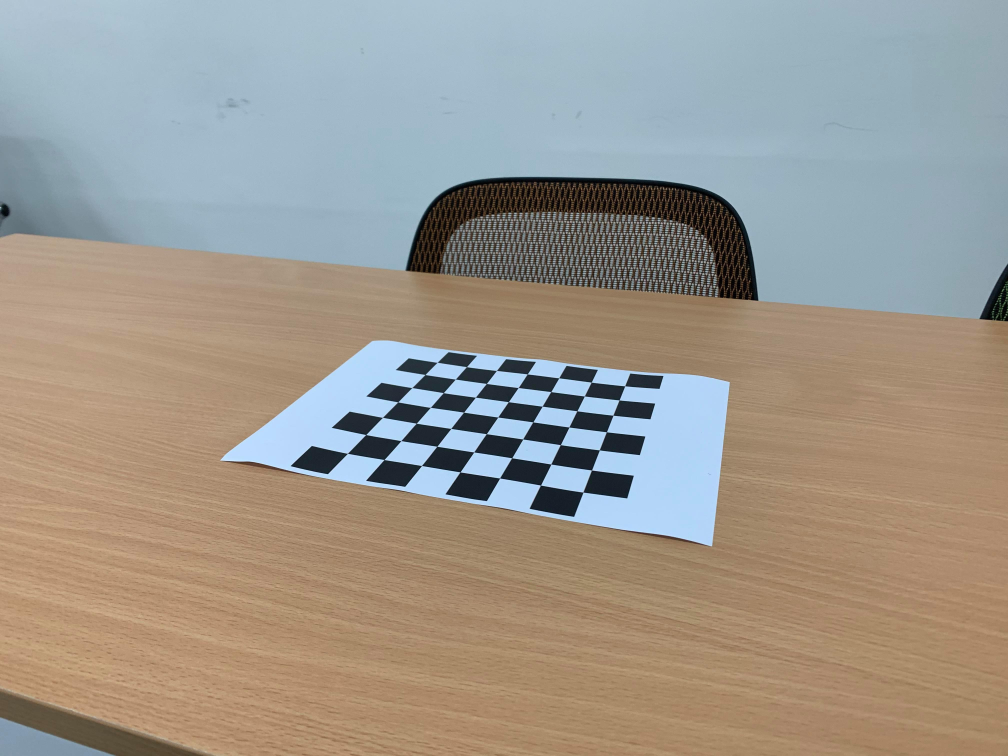
#> input picture Lab1/data_one-sided/0000.jpg, 4032 x 3024 px (shown at 1/4 size); its folder holds only this picture in this run
$ jupyter execute --allow-errors camera_calibration.ipynb
#> lines starting #> are read from the running program, lines starting #| are printed output that depends on the picture
[cell 1]
import numpy as np
import cv2
import glob
import matplotlib.pyplot as plt
import camera_calibration_show_extrinsics as show
from PIL import Image

[cell 2]
# prepare object points, like (0,0,0), (1,0,0), (2,0,0) ....,(6,5,0)
# (8,6) is for the given testing images.
# If you use the another data (e.g. pictures you take by your smartphone),
# you need to set the corresponding numbers.
corner_x = 7
corner_y = 7
objp = np.zeros((corner_x*corner_y,3), np.float32)
objp[:,:2] = np.mgrid[0:corner_x, 0:corner_y].T.reshape(-1,2)

# Arrays to store object points and image points from all the images.
objpoints = [] # 3d points in real world space
imgpoints = [] # 2d points in image plane.

# Make a list of calibration images
images = glob.glob('data_one-sided/*.jpg')

# Step through the list and search for chessboard corners
print('Start finding chessboard corners...')
for idx, fname in enumerate(images):
    img = cv2.imread(fname)
#> img is the input picture: shape (3024, 4032, 3); mean B, G, R 142.1, 151.4, 157.7
    gray = cv2.cvtColor(img, cv2.COLOR_BGR2GRAY)
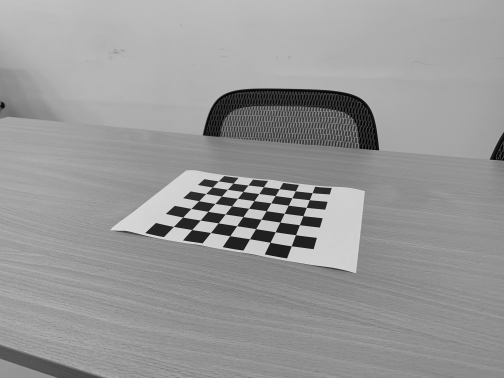
#> gray: shape (3024, 4032) (shown at 1/8 size); min 0, max 246, mean 152.2
    plt.imshow(gray)

    #Find the chessboard corners
    print('find the chessboard corners of',fname)
    ret, corners = cv2.findChessboardCorners(gray, (corner_x,corner_y), None)
#> ret = True; corners = 49 rows, first 8: [1391, 1814.4], [1464.7, 1739.7], [1531.2, 1670.6], [1592.6, 1609.1], [1648.4, 1551.7], [1701.4, 1499.6], [1749.5, 1450.6], [1537.6, 1839.6]

    # If found, add object points, image points
    if ret == True:
        objpoints.append(objp)
        imgpoints.append(corners)

        # Draw and display the corners
        cv2.drawChessboardCorners(img, (corner_x,corner_y), corners, ret)
        plt.imshow(img)
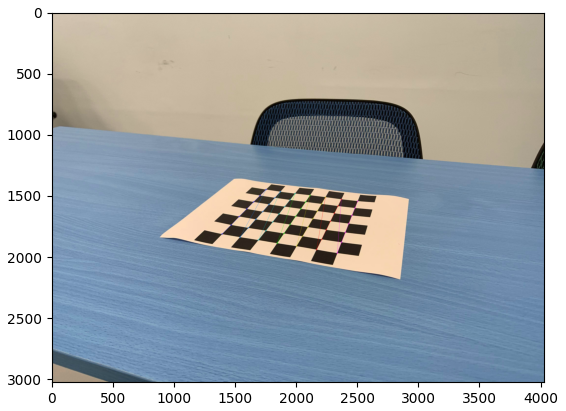
#> figure drawn by matplotlib, 1 panel; B, G, R data is drawn as R, G, B

[cell 3]
#######################################################################################################
#                                Homework 1 Camera Calibration                                        #
#               You need to implement camera calibration(02-camera p.76-80) here.                     #
#   DO NOT use the function directly, you need to write your own calibration function from scratch.   #
#                                          H I N T                                                    #
#                        1.Use the points in each images to find Hi                                   #
#                        2.Use Hi to find out the intrinsic matrix K                                  #
#                        3.Find out the extrensics matrix of each images.                             #
#######################################################################################################

[cell 4]
print('Camera calibration...')
img_size = (img.shape[1], img.shape[0])
# You need to comment these functions and write your calibration function from scratch.
# Notice that rvecs is rotation vector, not the rotation matrix, and tvecs is translation vector.
# In practice, you'll derive extrinsics matrixes directly. The shape must be [pts_num,3,4], and use them to plot.
ret, mtx, dist, rvecs, tvecs = cv2.calibrateCamera(objpoints, imgpoints, img_size,None,None)
#> ret = 0.973; mtx = [[2550.1, 0, 2085.4], [0, 1762.3, 1511.2], [0, 0, 1]]; dist = [[0.12, -0.0896, -0.0395, 0.0141, 1.59]]; rvecs = ([-0.782, -0.599, -1.19],); tvecs = ([-4.36, 2.79, 15.77],)
Vr = np.array(rvecs)
#> Vr = [-0.782, -0.599, -1.19]
Tr = np.array(tvecs)
#> Tr = [-4.36, 2.79, 15.77]
extrinsics = np.concatenate((Vr, Tr), axis=1).reshape(-1,6)
#> extrinsics = [[-0.782, -0.599, -1.19, -4.36, 2.79, 15.77]]

[cell 5]
def CameraCalibrate(objpoints, imgpoints, corner_x, corner_y):
    # Build Homography H
#> called with corner_x = 7, corner_y = 7
    H = []
    for objp, imgp in zip(objpoints, imgpoints):
        P = np.zeros((corner_x*corner_y*2,9))
        for i in range(corner_x*corner_y):
            P[i*2] = [objp[i,0],objp[i,1],1,0,0,0,-imgp[i,0,0]*objp[i,0],-imgp[i,0,0]*objp[i,1],-imgp[i,0,0]*1]
            P[i*2+1] = [0,0,0,objp[i,0],objp[i,1],1,-imgp[i,0,1]*objp[i,0],-imgp[i,0,1]*objp[i,1],-imgp[i,0,1]*1]
        U,D,V = np.linalg.svd(P)
        m = V.T[:,-1]
        m = m/m[-1]
        H.append(m.reshape((3,3)))
#> this loop made 1 pass
#> pass 1, in CameraCalibrate, `U,D,V = np.linalg.svd(P)`:
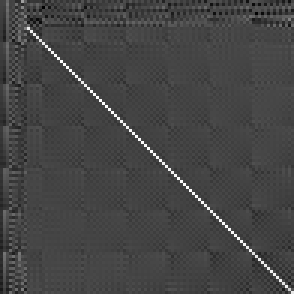
#> U: shape (98, 98) float64 (shown 3 times larger); min -0.359, max 0.969, mean -0.000422; drawn with min black and max white
#> after the loop, H = [[[139.3, 123, 1392.4], [5.99, -2.53, 1814.1], [0.0456, -0.0145, 1]]]

    # V for Vb=0
    V = np.zeros((len(H)*2,6))
#> V = [[0, 0, 0, 0, 0, 0], [0, 0, 0, 0, 0, 0]]
    for i,h in enumerate(H):
        V[i*2] = [
            h[0,0]*h[0,1],
            h[0,0]*h[1,1]+h[1,0]*h[0,1],
            h[1,0]*h[1,1],
            h[2,0]*h[0,1]+h[0,0]*h[2,1],
            h[2,0]*h[1,1]+h[1,0]*h[2,1],
            h[2,0]*h[2,1]
        ]
        V[i*2+1] = [
            h[0,0]*h[0,0]-h[0,1]*h[0,1],
            (h[0,0]*h[1,0]-h[0,1]*h[1,1])*2,
            h[1,0]*h[1,0]-h[1,1]*h[1,1],
            (h[2,0]*h[0,0]-h[2,1]*h[0,1])*2,
            (h[2,0]*h[1,0]-h[1,1]*h[2,1])*2,
            h[2,0]*h[2,0]-h[2,1]*h[2,1]
        ]
#> after the loop, V = [[17127.8, 384.3, -15.12, 3.6, -0.202, -0.00066], [4275.7, 2288.4, 29.45, 16.27, 0.473, 0.00187]]
    U,D,V = np.linalg.svd(V)
#> U = [[-0.969, -0.248], [-0.248, 0.969]]; D = [17678.1, 2124.5]; V = [[-0.999, -0.0532, 0.000414, -0.000426, 4.41e-06, 9.85e-09], [-0.0532, 0.998, 0.0152, 0.007, 0.000239, 9.31e-07], [0.00122, -0.0152, 1, -5.3e-05, -1.82e-06, -7.07e-09], [-5.28e-05, -0.00701, -5.31e-05, 1, -8.37e-07, -3.26e-09], [1.71e-05, -0.000239, -1.82e-06, -8.36e-07, 1, -1.11e-10], [5.94e-08, -9.29e-07, -7.08e-09, -3.25e-09, -1.11e-10, 1]]
    b = V.T[:,-1]
#> b = [5.94e-08, -9.29e-07, -7.08e-09, -3.25e-09, -1.11e-10, 1]
    B = np.array([
        [b[0],b[1],b[3]],
        [b[1],b[2],b[4]],
        [b[3],b[4],b[5]]
    ])
#> B = [[5.94e-08, -9.29e-07, -3.25e-09], [-9.29e-07, -7.08e-09, -1.11e-10], [-3.25e-09, -1.11e-10, 1]]
    # intrinsic matrix K
    K_inv = np.linalg.cholesky(B).T
    K = np.linalg.inv(K_inv)
    K = K/K[-1,-1]

    # extrinsic matrix
    K_inv = np.linalg.inv(K)
    rvecs = []
    tvecs = []
    for h in H:
        h1 = h[:,0]
        h2 = h[:,1]
        h3 = h[:,2]
        lamda = 1/(np.linalg.norm(K_inv.dot(h1),2))
        r1 = lamda*K_inv.dot(h1)
        r2 = lamda*K_inv.dot(h2)
        r3 = np.cross(r1,r2)
        rotation_matrix = np.zeros((3, 3))
        rotation_matrix[:,0] = r1
        rotation_matrix[:,1] = r2
        rotation_matrix[:,2] = r3

        r,_= cv2.Rodrigues(rotation_matrix)
        t = lamda*K_inv.dot(h3).reshape(-1,1)
        rvecs.append(r)
        tvecs.append(t)
    return K, rvecs, tvecs

$ run again, on Lab1/data_one-sided/0004.jpg
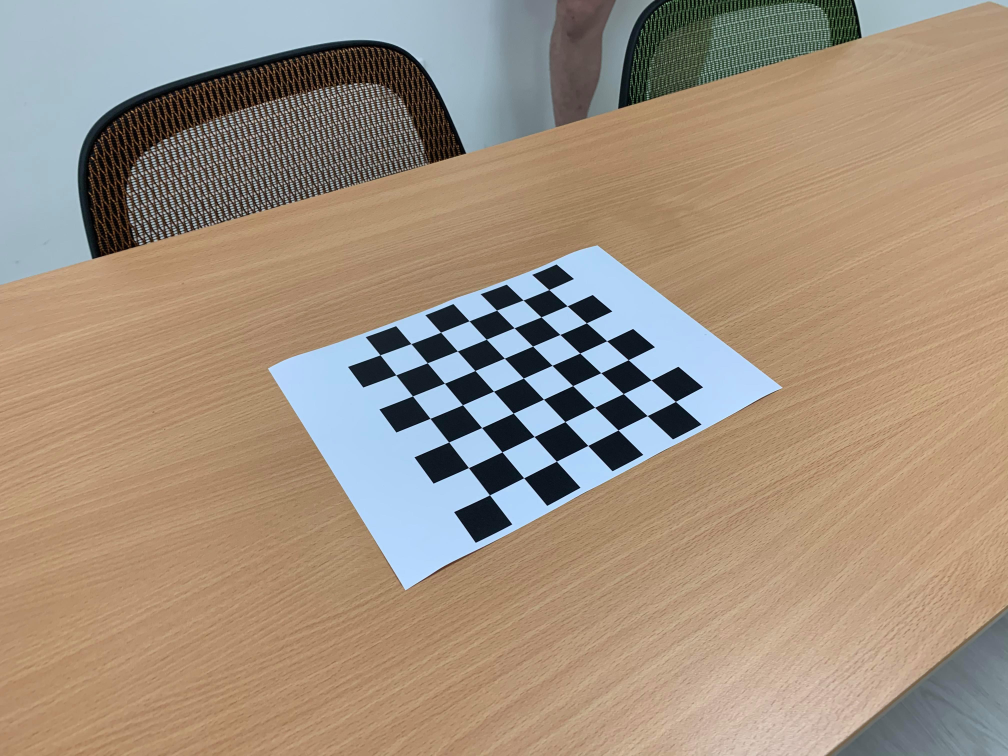
#> input picture Lab1/data_one-sided/0004.jpg, 4032 x 3024 px (shown at 1/4 size)
#> img is the input picture: shape (3024, 4032, 3); mean B, G, R 126.8, 144.2, 161
#> `gray = cv2.cvtColor(img, cv2.COLOR_BGR2GRAY)`:
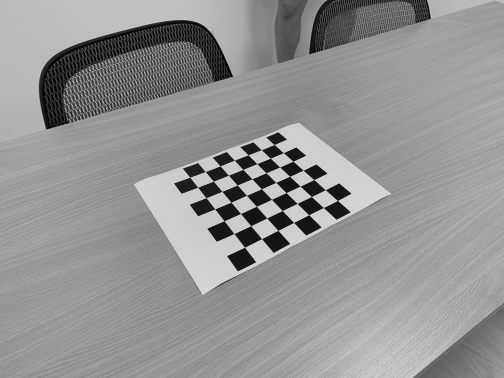
#> gray: shape (3024, 4032) (shown at 1/8 size); min 0, max 251, mean 147.3
#> `ret, corners = cv2.findChessboardCorners(gray, (corner_x,corner_y), No..`: ret = True; corners = 49 rows, first 8: [2196.4, 1159.8], [2269.6, 1224.7], [2346.8, 1292.6], [2428, 1364.6], [2514.4, 1440.1], [2605.5, 1521.3], [2703, 1607], [2093.8, 1201.6]
#> `ret, mtx, dist, rvecs, tvecs = cv2.calibrateCamera(objpoints, imgpoint..`: ret = 0.691; mtx = [[3609.3, 0, 1704.9], [0, 5224.3, 1586.1], [0, 0, 1]]; dist = [[0.68, -6.82, -0.0188, -0.0706, 42.23]]; rvecs = ([-0.946, 0.596, 0.95],); tvecs = ([3.96, -2.33, 28.63],)
#> Vr = [-0.946, 0.596, 0.95]
#> Tr = [3.96, -2.33, 28.63]
#> extrinsics = [[-0.946, 0.596, 0.95, 3.96, -2.33, 28.63]]
#> the loop in CameraCalibrate, `for objp, imgp in zip(objpoints, imgpoints):` made 1 pass
#> pass 1, in CameraCalibrate, `U,D,V = np.linalg.svd(P)`:
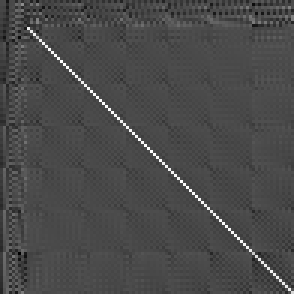
#> U: shape (98, 98) float64 (shown 3 times larger); min -0.401, max 0.973, mean -0.00125; drawn with min black and max white
#> after the loop in CameraCalibrate, `for objp, imgp in zip(objpoints, imgpoints):`: H = [[[16.57, -136.8, 2196.5], [34.29, 20.71, 1160.7], [-0.025, -0.0162, 1]]]
#> in CameraCalibrate, `V = np.zeros((len(H)*2,6))`: V = [[0, 0, 0, 0, 0, 0], [0, 0, 0, 0, 0, 0]]
#> the loop in CameraCalibrate, `for i,h in enumerate(H):` made 1 pass
#> after the loop in CameraCalibrate, `for i,h in enumerate(H):`: V = [[-2266.8, -4349, 710.1, 3.16, -1.07, 0.000405], [-18445.8, 6802.4, 747.3, -5.26, -1.05, 0.000364]]
#> in CameraCalibrate, `U,D,V = np.linalg.svd(V)`: U = [[0.0351, 0.999], [0.999, -0.0351]]; D = [19685.7, 4910]; V = [[-0.94, 0.338, 0.0392, -0.000261, -5.5e-05, 1.92e-08], [-0.329, -0.934, 0.139, 0.00068, -0.000211, 7.99e-08], [0.0836, 0.118, 0.989, -6.16e-05, 1.6e-05, -6.1e-09], [-1.68e-05, 0.00073, -2.34e-05, 1, 3.7e-08, -1.46e-11], [-0.000123, -0.00018, 1.57e-05, 9.3e-08, 1, 9.11e-12], [4.49e-08, 6.88e-08, -5.83e-09, -3.51e-11, 8.9e-12, 1]]
#> b = [4.49e-08, 6.88e-08, -5.83e-09, -3.51e-11, 8.9e-12, 1]
#> B = [[4.49e-08, 6.88e-08, -3.51e-11], [6.88e-08, -5.83e-09, 8.9e-12], [-3.51e-11, 8.9e-12, 1]]

$ run again, on Lab1/data_one-sided/0005.jpg
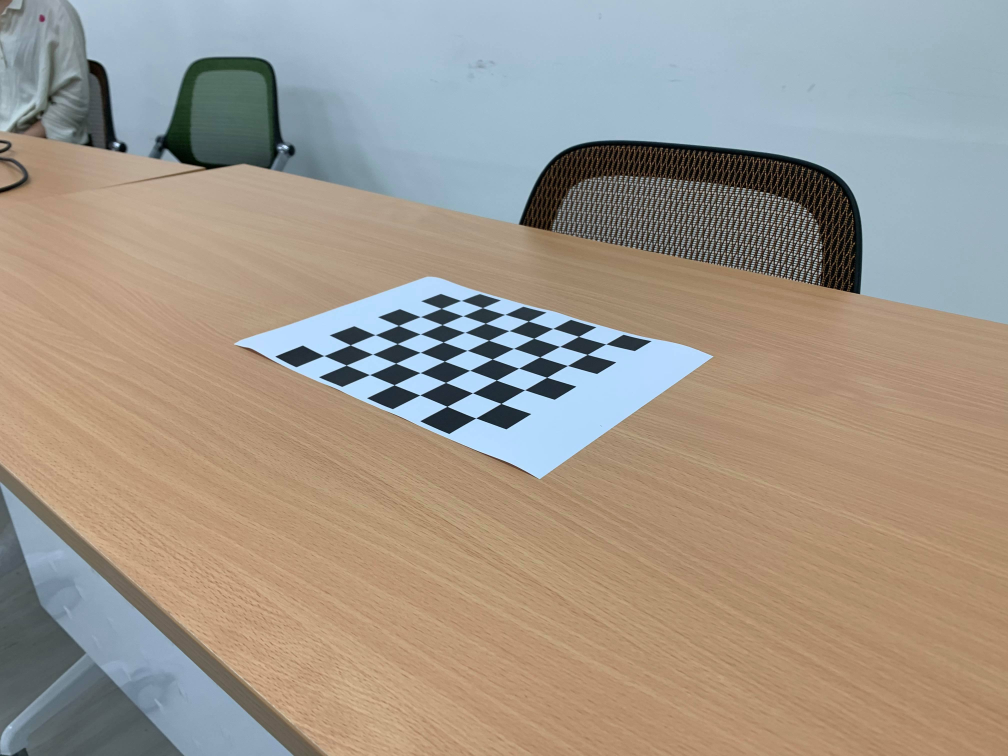
#> input picture Lab1/data_one-sided/0005.jpg, 4032 x 3024 px (shown at 1/4 size)
#> img is the input picture: shape (3024, 4032, 3); mean B, G, R 139.2, 150.9, 160.7
#> `gray = cv2.cvtColor(img, cv2.COLOR_BGR2GRAY)`:
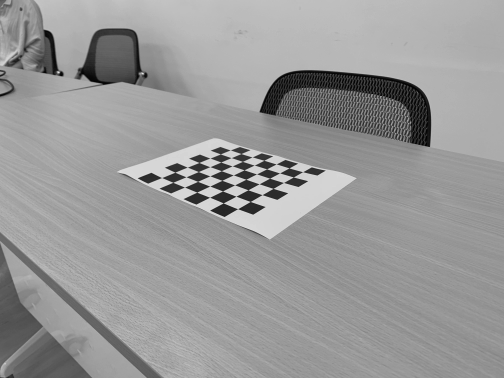
#> gray: shape (3024, 4032) (shown at 1/8 size); min 0, max 250, mean 152.5
#> `ret, corners = cv2.findChessboardCorners(gray, (corner_x,corner_y), No..`: ret = True; corners = 49 rows, first 8: [1903.5, 1673.3], [1789.5, 1626.5], [1680.7, 1581.2], [1577.3, 1541.1], [1480.8, 1499.5], [1387.4, 1462.4], [1296.1, 1423.8], [2005.3, 1615.1]
#> `ret, mtx, dist, rvecs, tvecs = cv2.calibrateCamera(objpoints, imgpoint..`: ret = 2.81; mtx = [[3033.9, 0, 1993.7], [0, 1731.1, 1462.8], [0, 0, 1]]; dist = [[0.375, -9.56, 0.108, 0.00153, 139]]; rvecs = ([-0.324, -0.87, -2.31],); tvecs = ([-0.58, 2.34, 20.06],)
#> Vr = [-0.324, -0.87, -2.31]
#> Tr = [-0.58, 2.34, 20.06]
#> extrinsics = [[-0.324, -0.87, -2.31, -0.58, 2.34, 20.06]]
#> the loop in CameraCalibrate, `for objp, imgp in zip(objpoints, imgpoints):` made 1 pass
#> pass 1, in CameraCalibrate, `U,D,V = np.linalg.svd(P)`:
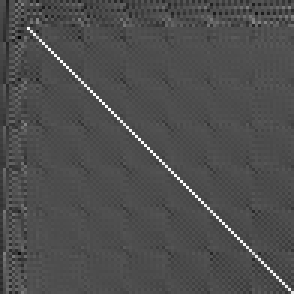
#> U: shape (98, 98) float64 (shown 3 times larger); min -0.431, max 0.972, mean -0.0015; drawn with min black and max white
#> after the loop in CameraCalibrate, `for objp, imgp in zip(objpoints, imgpoints):`: H = [[[-64.14, 171.5, 1904.2], [-1.02, -0.5, 1673.6], [0.0283, 0.0352, 1]]]
#> in CameraCalibrate, `V = np.zeros((len(H)*2,6))`: V = [[0, 0, 0, 0, 0, 0], [0, 0, 0, 0, 0, 0]]
#> the loop in CameraCalibrate, `for i,h in enumerate(H):` made 1 pass
#> after the loop in CameraCalibrate, `for i,h in enumerate(H):`: V = [[-11003, -143.5, 0.511, 2.6, -0.0502, 0.000998], [-25309.5, 302.6, 0.797, -15.72, -0.0228, -0.000437]]
#> in CameraCalibrate, `U,D,V = np.linalg.svd(V)`: U = [[-0.399, -0.917], [-0.917, 0.399]]; D = [27598.6, 252.4]; V = [[1, -0.00798, -3.39e-05, 0.000485, 1.48e-06, 9.55e-11], [0.008, 0.999, -0.000598, -0.0343, 0.000146, -4.32e-06], [3.87e-05, 0.000598, 1, -1.03e-05, 4.38e-08, -1.29e-09], [-0.000211, 0.0343, -1.02e-05, 0.999, 2.51e-06, -7.4e-08], [-2.65e-06, -0.000146, 4.38e-08, 2.51e-06, 1, 3.16e-10], [3.44e-08, 4.32e-06, -1.29e-09, -7.4e-08, 3.16e-10, 1]]
#> b = [3.44e-08, 4.32e-06, -1.29e-09, -7.4e-08, 3.16e-10, 1]
#> B = [[3.44e-08, 4.32e-06, -7.4e-08], [4.32e-06, -1.29e-09, 3.16e-10], [-7.4e-08, 3.16e-10, 1]]
